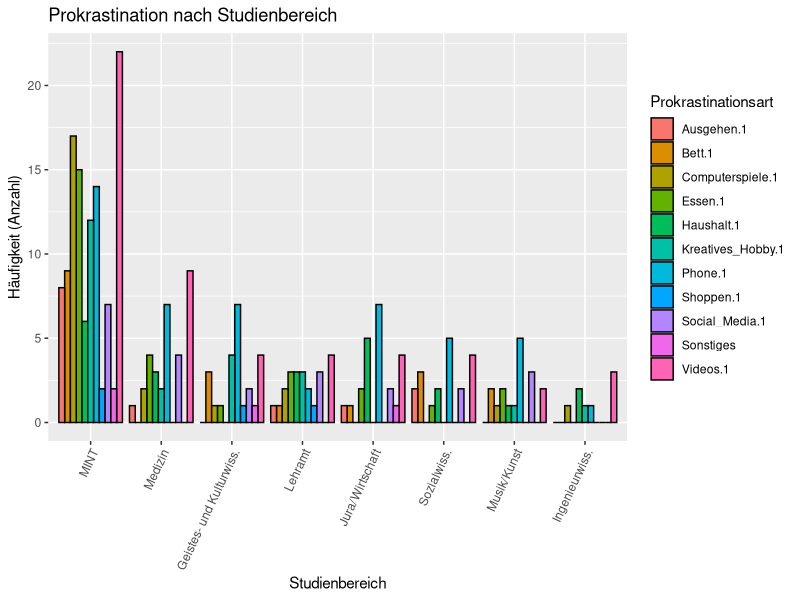
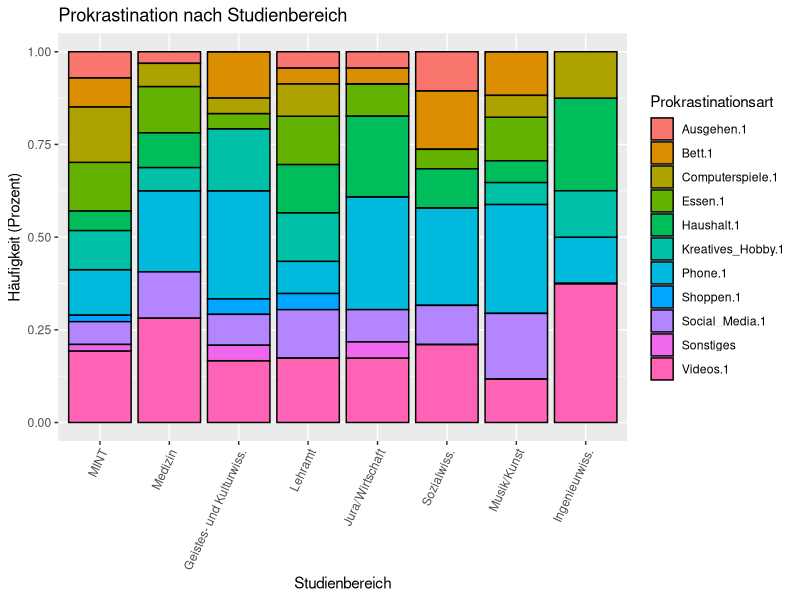
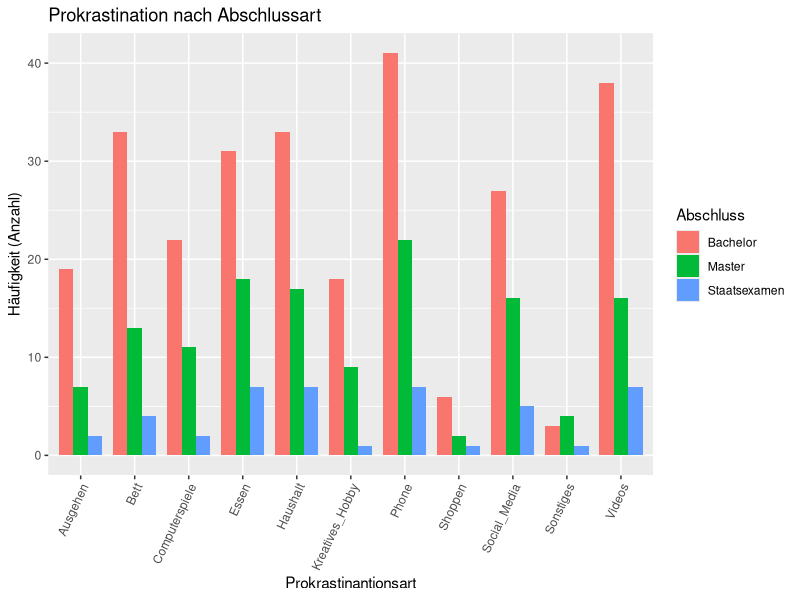
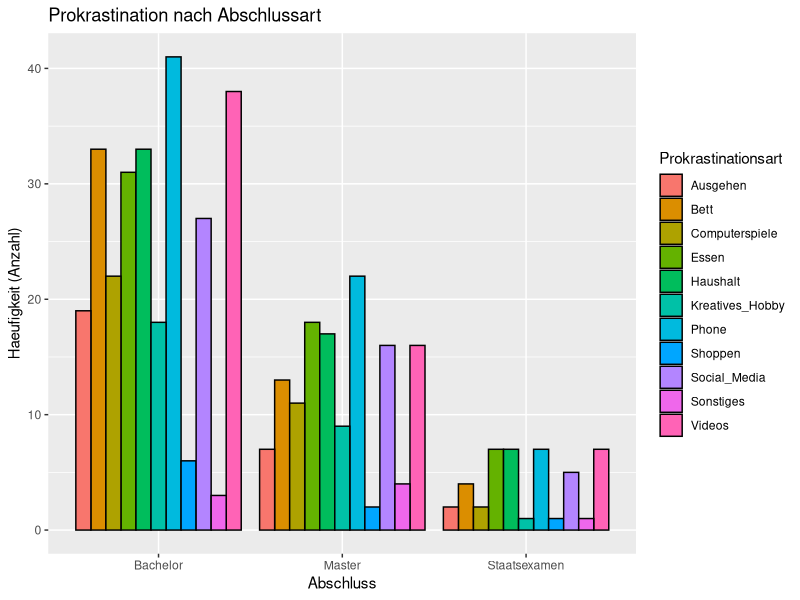
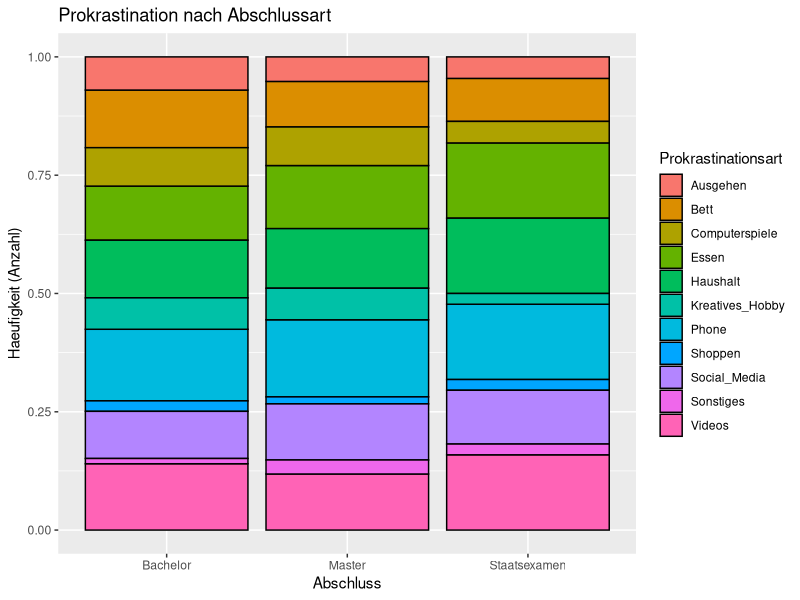
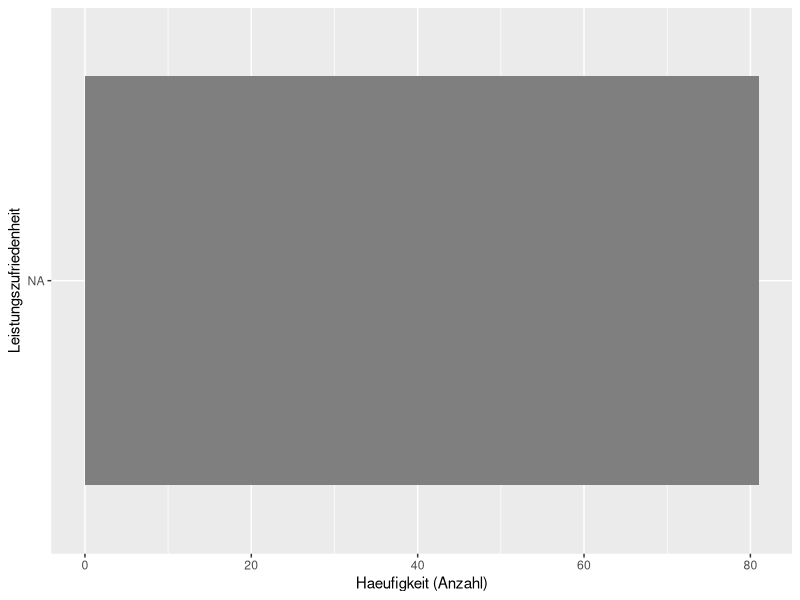

Reproduce these figures in R, in order.
library(tidyverse)
library(reshape2)
library(data.table)

## read.cvs
read.cvs = function(file.name) {
  read.csv("umfrageonline_final.csv", header = TRUE)
}

delete.empty.rows = function(table, colname, toCheck){
  return(table[which(table[colname] == toCheck),])
}

summarize.col = function(mycol) {
  mysum <- length(which(mycol != ""))
  return(mysum)
}

plotdata = function(table) {
  l = sapply(table, summarize.col)
  i <- length(l)
  names(l)[i] <- 'Sonstiges'
  l[2:i]
}

umfrage = read.cvs("umfrageonline_final.csv")

mint = delete.empty.rows(umfrage, "Mathematik_Informatik_Naturwissenschaften", 1)
med = delete.empty.rows(umfrage, "Medizin_Gesundheitswesen", 1)
kult = delete.empty.rows(umfrage, "Geistes_Kulturwissenschaften_Gechichte", 1)
lehramt = delete.empty.rows(umfrage, "Lehramt", 1)
recht = delete.empty.rows(umfrage, "Rechts_Wirtschaftswissenschaften", 1)
sozi = delete.empty.rows(umfrage, "Gesellschafts_Sozialwissenschaften", 1)
musik = delete.empty.rows(umfrage, "Musik_Kunst_Gestaltung", 1)
ing = delete.empty.rows(umfrage, "Ingenieurwissenschaften", 1)


# mint_data = plotdata(mint[4:15])
# med_data = plotdata(med[4:15])
# kult_data = plotdata(kult[4:15])
# lehramt_data = plotdata(lehramt[4:15])
# recht_data = plotdata(recht[4:15])
# sozi_data = plotdata(sozi[4:15])
# musik_data = plotdata(musik[4:15])
# ing_data = plotdata(ing[4:15])
# 
mint_data = plotdata(mint[17:28])
med_data = plotdata(med[17:28])
kult_data = plotdata(kult[17:28])
lehramt_data = plotdata(lehramt[17:28])
recht_data = plotdata(recht[17:28])
sozi_data = plotdata(sozi[17:28])
musik_data = plotdata(musik[17:28])
ing_data = plotdata(ing[17:28])

# mint_data = plotdata(mint[37:47])
# med_data = plotdata(med[37:47])
# kult_data = plotdata(kult[37:47])
# lehramt_data = plotdata(lehramt[37:47])
# recht_data = plotdata(recht[37:47])
# sozi_data = plotdata(sozi[37:47])
# musik_data = plotdata(musik[37:47])
# ing_data = plotdata(ing[37:47])

t = cbind(mint_data, med_data, kult_data, lehramt_data, recht_data, sozi_data, musik_data, ing_data)
k = setDT(as.data.frame(t), keep.rownames = T)[]
names(k)[2:9] <- c("MINT", "Medizin", "Geistes- und Kulturwiss.", "Lehramt", "Jura/Wirtschaft", "Sozialwiss.", "Musik/Kunst", "Ingenieurwiss.")
dfp1 <- melt(k)

ggplot(data = dfp1, mapping = aes(x = variable, y = value, fill = rn)) + 
  geom_bar(position = "dodge", stat = "identity" , color = "black") +
  theme(axis.text.x = element_text(angle = 65, hjust = 1)) + ggtitle("Prokrastination nach Studienbereich") + xlab("Studienbereich") + ylab("Häufigkeit (Anzahl)") + labs(fill = "Prokrastinationsart")


ggplot(data = dfp1, mapping = aes(x = variable, y = value, fill = rn)) + 
  geom_bar(position = "fill", stat = "identity" , color = "black") +
  theme(axis.text.x = element_text(angle = 65, hjust = 1)) + ggtitle("Prokrastination nach Studienbereich") + xlab("Studienbereich") + ylab("Häufigkeit (Prozent)") + labs(fill = "Prokrastinationsart")





bachelor = delete.empty.rows(umfrage, "Abschluss.", "Bachelor")
master = delete.empty.rows(umfrage, "Abschluss.", "Master")
staatsex = delete.empty.rows(umfrage, "Abschluss.", "Staatsexamen")

bac_data = plotdata(bachelor[4:15])
mas_data = plotdata(master[4:15])
stex_data = plotdata(staatsex[4:15])

t = cbind(bac_data, mas_data, stex_data)
k2 = setDT(as.data.frame(t), keep.rownames = T)[]
names(k2)[2:4] <- c("Bachelor", "Master", "Staatsexamen")
dfp1 <- melt(k2)

p_abschluss = ggplot(dfp1, aes(x = rn, y= value, fill = variable)) +
  geom_bar(stat="identity", width=0.8, position = "dodge") 
p_abschluss  + theme(axis.text.x = element_text(angle = 65, hjust = 1)) + ggtitle("Prokrastination nach Abschlussart") + xlab("Prokrastinantionsart") + ylab("Häufigkeit (Anzahl)") + labs(fill = "Abschluss")

ggplot(data = dfp1, mapping = aes(x = variable, y = value, fill = rn)) + 
  geom_bar(position = "dodge", stat = "identity" , color = "black") +
  ggtitle("Prokrastination nach Abschlussart") + xlab("Abschluss") + ylab("Haeufigkeit (Anzahl)") + labs(fill = "Prokrastinationsart")


ggplot(data = dfp1, mapping = aes(x = variable, y = value, fill = rn)) + 
  geom_bar(position = "fill", stat = "identity" , color = "black") +
  ggtitle("Prokrastination nach Abschlussart") + xlab("Abschluss") + ylab("Haeufigkeit (Anzahl)") + labs(fill = "Prokrastinationsart")



umfrage$Zufriedenheit_Leistung. = recode(umfrage$Zufriedenheit_Leistung., "sehr unzufriedenstellend - ich bin total unzufrieden" = "sehr unzufriedenstellend", "unzufriedenstellend - ich bin unzufrieden" = "unzufriedenstellend",  "ausreichend - ich bin weder zufrieden noch unzufrieden" = "ausreichend", "zufriedenstellend - ich bin zufrieden" = "zufriedenstellend", "sehr zufriedenstellend - ich bin mehr als zufrieden" = "sehr zufriedenstellend")
lvls = levels(umfrage$Zufriedenheit_Leistung.)
l = c(lvls[2], lvls[4], lvls[1], lvls[5], lvls[3])
umfrage$Zufriedenheit_Leistung. = factor(umfrage$Zufriedenheit_Leistung., levels =  l)
lvls = levels(umfrage$Zeit_Insgesamt_Prokrastiniert.)
l = c(lvls[2], lvls[1], lvls[4], lvls[3])
umfrage$Zeit_Insgesamt_Prokrastiniert. = factor(umfrage$Zeit_Insgesamt_Prokrastiniert., levels =  l)
ggplot(data = umfrage) + geom_bar(mapping = aes(x = Zufriedenheit_Leistung., fill = Zeit_Insgesamt_Prokrastiniert.), position = "dodge") +
  xlab("Leistungszufriedenheit") + ylab("Haeufigkeit (Anzahl)") + labs(fill = "Insgesamte Prokrastinationszeit") +
coord_flip() + scale_fill_discrete(breaks = c("sehr viel", "viel", "mittel", "nicht so viel"))